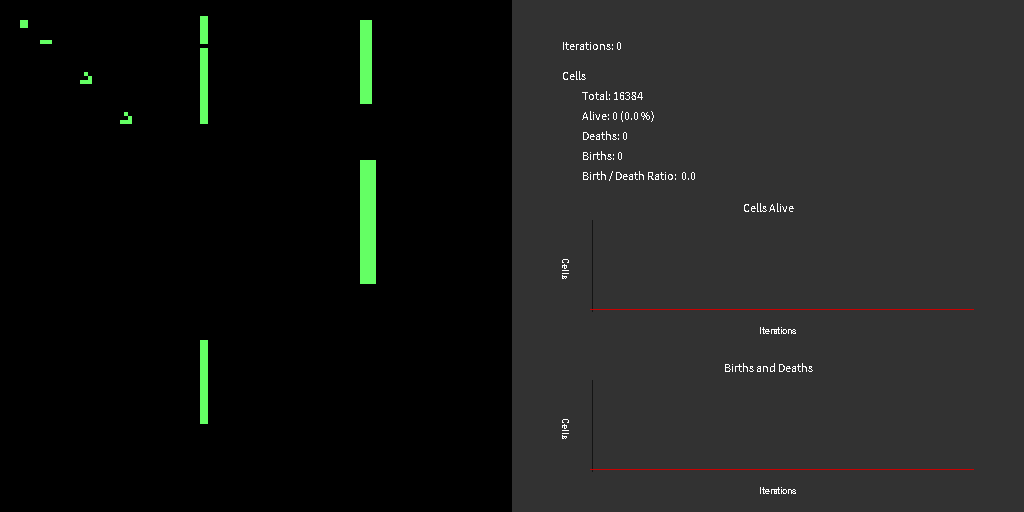
Frame 1 (no input)
Frame 60 (the mouse pressed at the canvas centre just before this capture): identical to frame 1, image omitted
Frame 120 (the mouse held since frame 60 and released just before this capture): identical to frame 1, image omitted

The Processing sketch that drew this single still picture (run headless with seeded random() and noise(); from frame 60 on, the mouse is pressed at the canvas centre):

// Processing sketch: GameOfLife
// ── GameOfLife.pde
// Easy Game Of Life Implementation
// by github.com/S1r0hub (Jan. 2021)

GOL gol = new GOL(128, 128); // should be min 128x128 currently
float wait_frames_ms = 100; // time to wait between steps in ms
int steps_per_frame = 1; // compute x steps per frame


// ------------------ DO NOT CHANGE ------------------ //
int last_time = 0;
boolean stop = false;
int cells_changed_total = 0, cells_changed_last = 0;
float next_wait_time = 1;
UIGraph g1, g2;
// --------------------------------------------------- //


void setup() {
  
  size(1024, 512);
  
  // ToDo: improve
  // resize if needed
  final int w_max = 1024 > displayWidth ? displayWidth : 1024;
  final int h_max = 512 > displayHeight ? displayHeight : 512; 
  if (w_max != width || h_max != height) {
    //frame.setResizable(true); // deprecated
    //frame.resize(width=w_max, height=h_max); // deprecated
    println("Resize enabled.");
    PSurface surf = getSurface();
    surf.setResizable(true);
    surf.setSize(w_max, h_max);
  }
  
  // create a block
  gol.setCells(5, 5, 6, 6, true);
  
  // create 3 vertical block lines
  gol.setCells(50, 4, 51, 10, true);
  gol.setCells(50, 12, 51, 30, true);
  gol.setCells(50, 85, 51, 105, true);
  
  // another block on top right
  gol.setCells(90, 5, 92, 25, true);
  gol.setCells(90, 40, 93, 70, true);
  
  // create blinker (short line of 3 active cells)
  gol.setCells(10, 10, 12, 10, true);
  
  // create glider
  gol.setCells(20, 20, 22, 20, true);
  gol.setCell(22, 19, true);
  gol.setCell(21, 18, true);
  
  // create glider
  gol.setCells(20+10, 20+10, 22+10, 20+10, true);
  gol.setCell(22+10, 19+10, true);
  gol.setCell(21+10, 18+10, true);
  
  noSmooth(); // disable smoothing of image
  update(3000); // draw initial GOL image and wait 3 seconds
}

void draw() {
  
  if (stop) { return; }
  if (millis() > last_time + int(next_wait_time)) { update(wait_frames_ms); }
}

void update(float delay_ms) {
  
  // draw background and save time of update
  last_time = millis();
  background(color(50,50,50));

  // set next wait time
  if (delay_ms < 0.01) { delay_ms = 0.01; } 
  next_wait_time = delay_ms;

  // set simulation in left corner of window
  final int max_img_w = width < height ? width : height;
  final int max_img_h = height < width ? height : width;
  image(gol.getImage(), 0, 0, max_img_w, max_img_h); // draw image

  // show simulation data on screen
  final int space = 50;
  final int fontHeight = 20;
  int text_x_start = max_img_w + space;
  int text_x = text_x_start;
  int text_y = space;
  text("Iterations: " + gol.getIterations(), text_x, text_y);
  text("Cells", text_x, (text_y += fontHeight * 1.5));
  text("Total: " + gol.getCellsTotal(), (text_x += 20), (text_y += fontHeight));
  text("Alive: " + gol.getCellsAlive() +  " (" + gol.getCellsAlivePerc() + " %)", text_x, (text_y += fontHeight));
  text("Deaths: " + gol.getCellsDied(true), text_x, (text_y += fontHeight));
  text("Births: " + gol.getCellsBorn(true), text_x, (text_y += fontHeight));
  text("Birth / Death Ratio:  " + gol.getCellsBornDeathRatio(true), text_x, (text_y += fontHeight));
  text_x = text_x_start;

  // -------------------------------------------------------
  // initialize graphs for the first time
  if (g1 == null) {
    g1 = new UIGraph(text_x, (text_y += fontHeight), width-text_x-space, 140);
    g1.setTitle("Cells Alive");
    g1.setLabelX("Iterations");
    g1.setLabelY("Cells");
    g1.addLine("Cells Alive", color(20, 200, 20), 1);
    g1.setMaxItems(400);
    g1.setFixedMin(0);
    g1.setKeepMax(true);
  }
  
  if (g2 == null) {
    g2 = new UIGraph(text_x, (text_y += 160), width-text_x-space, 140);
    g2.setTitle("Births and Deaths");
    g2.setLabelX("Iterations");
    g2.setLabelY("Cells");
    g2.addLine("Cells Born", color(20, 200, 20), 1);
    g2.addLine("Cells Died", color(190, 30, 30), 1);
    g2.setMaxItems(100);
    g2.setFixedMin(0);
    g2.setKeepMax(true);
  }
  
  // -------------------------------------------------------
  
  // draw graphs
  g1.add(gol.getCellsAlive());
  g1.draw(true);

  // compute x next steps
  int cells_changed = 0, cells_born = 0, cells_died = 0;
  steps_per_frame = max(1, steps_per_frame);
  for (int i = 0; i < steps_per_frame; i++) {
    cells_changed += gol.step();
    cells_born += gol.getCellsBorn(false);
    cells_died += gol.getCellsDied(false);
  }
  
  int iters = gol.getIterations();
  cells_changed_total += cells_changed;
  if (cells_changed < 1) {
    println("End after " + iters + " iterations.");
    stop = true;
  }

  // draw graphs that depend on last iteration data
  g2.add(cells_born, cells_died);
  g2.draw(true);

  // print iteration information
  if (iters > 0 && iters % 50 == 0) {
    println("Iterations: " + iters + ", cells changed: " + (cells_changed_total-cells_changed_last) +
            ", cells changed total: " + cells_changed_total);
    cells_changed_last = cells_changed_total;
  }
}

// ── GOL.pde
/*
 * Manages the Game Of Life Instance
 * Created by github.com/S1r0hub (Jan. 2021)
*/
class GOL {
  
  private final int w, h;
  private boolean[][] grid; // holds current cell states
  private boolean[][] neighbours; // holds neighbour counts
  private PImage img; // image to draw (we could use this as grid as well)
  private int iterations = 0;
  private int cells_alive = 0, cells_born = 0, cells_died = 0;
  private int cells_born_last = 0, cells_died_last = 0;
  
  // [0] holds the state in case that 0 neighbours are alive, ...
  int[] rules = new int[9];
  
  // Create GOL instance and set default rules.
  public GOL(int rows, int columns) {
    grid = new boolean[rows][columns];
    neighbours = new boolean[rows][columns];
    h = rows; w = columns;
    img = createImage(w, h, RGB);
    setDefaultRules();
  }
  
  // Default rules defined by Conway.
  public void setDefaultRules() {
    rules = new int[]{
      -1, -1, 0,
      1, -1, -1,
      -1, -1, -1
    };
  }
  
  // Get current grid as image.
  public PImage getImage() { return img; }
  public int getIterations() { return iterations; }
  public int getCellsTotal() { return w*h; }
  
  public int getCellsAlive() { return cells_alive; }
  public float getCellsAlivePerc() { return getPerc(cells_alive / (float) getCellsTotal(), 2, 100); }
  
  public int getCellsDead() { return getCellsTotal() - getCellsAlive(); }
  public float getCellsDeadPerc() { return getPerc(getCellsDead() / (float) getCellsTotal(), 2, 100); }
  
  public int getCellsDied(boolean total) { return total ? cells_died : cells_died_last; }
  public int getCellsBorn(boolean total) { return total ? cells_born : cells_born_last; }
  public float getCellsBornDeathRatio(boolean total) { return getPerc(getCellsBorn(total) / (float) getCellsDied(total), 4, 1); }
  
  // Get rounded percentage (e.g. for 0.155 => 15,50 %) 
  public float getPerc(float perc, int digits, float multiplier) {
    if (digits < 1) { return round(perc * 100); }
    float dfac = pow(10, digits);
    return round(perc * dfac * multiplier) / dfac;
  }
  
  // Set rules for active neighbours 0-8.
  // state_change: -1 = kill cell, 0 = stay (alive or dead), 1 = set alive
  public void setRule(int active_neighbours, int state_change) {
    if (active_neighbours < 0 || active_neighbours >= rules.length) { return; }
    rules[active_neighbours] = state_change;
  }

  // apply modulo like in python to keep value in bounds
  private int applyMod(int v, int m) {
    int out = v % m;
    if (out < 0) { return m + out; }
    return out;
  }

  // Retuns "alive" state of the cell.
  // Always in bounds of the grid.
  // This means always x mod width and y mod height.
  public boolean getCell(int x, int y) {
    if (x < 0 || x > w) { x = applyMod(x, w-1); }
    if (y < 0 || y > h) { y = applyMod(y, h-1); }
    return grid[y][x];
  }

  // Set cell state to be alive or dead.
  public void setCell(int x, int y, boolean alive) {
    grid[y][x] = alive;
    neighbours[y][x] = alive;
    img.set(x, y, getColor(alive, false)); 
  }
  
  // Set state of a block of cells.
  public void setCells(int x_from, int y_from, int x_to, int y_to, boolean alive) {
    for (int y = y_from; y <= y_to; y++) {
      for (int x = x_from; x <= x_to; x++) {
        setCell(x, y, alive);
      }
    }
  }
  
  // Returns the color for given cell state and its previous state.
  // This way, we can color born cells green and cells that died red.
  public color getColor(boolean alive_state, boolean previous_state) {
    if (alive_state == previous_state) { return alive_state ? color(255) : color(0); }
    if (alive_state == true && previous_state == false) { return color(100,255,100); } // green for cell born
    return color(80,10,10); // red for cell died
  }
  
  // Process a single step of the simulation.
  // Returns how many cells changed their state.
  public int step() {
    
    int changed = 0, c_alive = 0, deaths = 0, born = 0;
    
    // Get next state for all cells
    // ToDo: parallelization
    for (int y = 0; y < h; y++) {
      for (int x = 0; x < w; x++) {
        
        int n_active = getNeighboursActive(x,y);
        boolean alive_prev = grid[y][x];
        boolean cell_alive = applyRules(alive_prev, n_active);
        neighbours[y][x] = cell_alive;
        
        if (cell_alive) { c_alive++; }
        if (cell_alive != alive_prev) {
          changed++;
          if (alive_prev && !cell_alive) { deaths++; }
          else { born++; }
        }
        //println("[" + x + ", " + y + "] n=" + n_active + ", a=" + grid[y][x] + " => " + neighbours[y][x]);
      }
    }
    
    // update returned alive count
    cells_alive = c_alive;
    cells_born += (cells_born_last = born);
    cells_died += (cells_died_last = deaths);
    
    // Apply the computed state (make it the current one).
    // Updates the image and sets the colors.
    img.loadPixels();
    for (int y = 0; y < h; y++) {
      for (int x = 0; x < w; x++) {
        img.pixels[y * w + x] = getColor(neighbours[y][x], grid[y][x]);
        grid[y][x] = neighbours[y][x];
      }
    }
    img.updatePixels();

    iterations++;
    return changed;
  }

  // Counts active neighbours of the given cell.
  public int getNeighboursActive(int cell_x, int cell_y) {
    
    // count active neighbour cells
    int active = 0;
    for (int y = -1; y <= 1; y++) {
      int idx_y = applyMod(cell_y+y, h);
      for (int x = -1; x <= 1; x++) {
        if (x == 0 && y == 0) { continue; } // skip this cell
        int idx_x = applyMod(cell_x+x, w);
        if (grid[idx_y][idx_x]) { active++; }
      }
    }
    return active;
  }

  // Returns the state of the cell considering its current state,
  // and the active neighbours count applied to the rules.
  public boolean applyRules(boolean cell_alive, int active_neighbours) { 
    switch (rules[active_neighbours]) {
      case -1: return false;
      case 1: return true;
    }
    return cell_alive;
  }
}

// ── UIGraph.pde
/*
 * To create simple graphs.
 * Pivot is in the top left corner of the graph.
 * Created by github.com/S1r0hub (Jan. 2021)
 *
 * ToDo:
 * [X] Multiple lines in one graph
 * [X] Option to keep or set min/max of y-Axis
 * [ ] Legend (as optional feature)
 * [ ] Some more methods to change specific settings
 * [ ] Make lines editable (methods)
 * [ ] Improve label size and select a font
*/
class UIGraph {

  private PGraphics pg; // base graph layout (only build once)
  private PGraphics pgd; // data drawn to graph
  private boolean update_layout = true, first_draw = true;
  
  private UIGraphSettings settings = new UIGraphSettings();
  private final int[] dim; // pos and size

  // The amount of line entries is always synchronized.
  // This means one can only add/remove an entry to/from all lines.
  private ArrayList<UIGraphLine> lines = new ArrayList<UIGraphLine>();
  
  // ToDo: make usable as settings
  private int show_data_from = -1; // -1 means from [0]
  private int show_data_to = -1; // -1 means to [max]


  // ----------------------------------------------------------------------
  // Constructor
  UIGraph(int x, int y, int w, int h) { this(x, y, w, h, ""); }
  UIGraph(int x, int y, int w, int h, String title) {
    this.dim = new int[]{x, y, w, h};
    settings.title = title;
    pg = createGraphics(w,h);
    pgd = createGraphics(w,h);
  }


  // ----------------------------------------------------------------------
  // Getter
  public int getX() { return this.dim[0]; }
  public int getY() { return this.dim[1]; }
  public int getWidth() { return this.dim[2]; }
  public int getHeight() { return this.dim[3]; }

  public String getTitle() { return this.settings.title; }
  public String getLabelX() { return this.settings.label_x; }
  public String getLabelY() { return this.settings.label_y; }

  public float getStepSize() { return this.settings.step_size; }
  public float getFixedMin() { return this.settings.fixed_min; }
  public float getFixedMax() { return this.settings.fixed_max; }
  
  /** Tells if the min/max on the y-axis is fixed. */
  public boolean isMinFixed() { return this.settings.fix_min; }
  public boolean isMaxFixed() { return this.settings.fix_max; }
  
  /** Tells if the "global" min/max should be used as fixed min/max. */
  public boolean keepMin() { return this.settings.keep_min; }
  public boolean keepMax() { return this.settings.keep_max; }
  
  /** Max items to show on the x-axis. */
  public int getMaxItems() { return this.settings.show_max_items; }
  
  /** Get amount of lines currently added to the graph. */
  public int getLineCount() { return this.lines.size(); }


  // ----------------------------------------------------------------------
  // Setter
  public void setTitle(String title) { this.settings.title = title; }
  public void setLabelX(String label) { this.settings.label_x = label; }
  public void setLabelY(String label) { this.settings.label_y = label; }
  
  /** Set step size on x-axis. */
  public void setStepSize(float step_size) { this.settings.step_size = step_size; }
  
  /** Set max. amount of data points to show. */
  public void setMaxItems(int items) { this.settings.show_max_items = max(2, items); }
  
  /** Fix min/max value on y-axis. */
  public void setFixedMin(float v) { this.settings.fix_min = true; this.settings.fixed_min = v; }
  public void setFixedMax(float v) { this.settings.fix_max = true; this.settings.fixed_max = v; }
  
  /** Updates the fixed min/max to use the last min/max value added. */
  public void setKeepMin(boolean keep) { this.settings.keep_min = keep; }
  public void setKeepMax(boolean keep) { this.settings.keep_max = keep; }


  // ----------------------------------------------------------------------
  // Methods
  
  /** Add a data line to the graph. */
  public void addLine(String caption, color col, int width_) {
    lines.add(new UIGraphLine(caption, col, width_));
  }
  
  /** Adds a value for each line (if multiple lines are given, [0] = for first, [1] = for second and so on). */
  public void add(float ...y) {
    
    if (y.length != lines.size()) {
      println("Failed to add value! Not as many entries as lines given!");
      return;
    }
    
    for (int i = 0; i < lines.size(); i++) {
      UIGraphLine line = lines.get(i);
      line.append(y[i]);
    }
  }
  
  /** Removes this index from all lines. */
  public void remove(int index) {
    for (UIGraphLine line : lines) { line.remove(index); }
  }
  
  /** Remove all data points in this index range. */
  public void removeAll(int from, int to) {
    from = max(0, from);
    to = min(lines.get(0).size(), max(from, to));
    for (int i = from; i < to; i++) { this.remove(i); }
  }

  // Get min and max for x and y in data range
  // [0] min_x, [1] max_x, [2] min_y, [3] max_y
  private float[] getMinMax(int idx_from, int idx_to) {
    
    float[] minmax = new float[]{idx_from, idx_to-1, -1, -1};
    boolean first = true;
    for (UIGraphLine line : lines) {
      for (int i = idx_from; i < idx_to; i++) {
        float y = line.get(i);
        if (first || y < minmax[2]) { minmax[2] = y; }
        if (first || y > minmax[3]) { minmax[3] = y; }
        if (first) { first = false; }
      }
    }
    return minmax;
  }

  // Require to update the graph layout on next draw call.
  // You must use this after changing settings like the title.
  public void updateLayout() { update_layout = true; }

  /** Creates the graph and makes it ready to show. */
  public void draw(boolean show) {

    String title = this.settings.title;
    String label_x = this.settings.label_x;
    String label_y = this.settings.label_y; 
    
    int textHeight = 5;
    int title_size = 12;
    int offset_x = label_y.length() > 0 ? 30 : 15;
    int offset_y = label_x.length() > 0 ? 30 : 15;
    int title_spacing = title.length() > 0 ? 20 : 0; // on y-axis
    int center_x = getWidth() / 2;

    // create graph layout
    if (update_layout) {
      update_layout = false;

      // ---------------------------------------------------------------------
      // draw title and labels
      pg.beginDraw();
      pg.clear();
      
      pg.textSize(title_size);
      if (title.length() > 0) { pg.text(title, center_x - textWidth(title) / 2, title_size); }
      
      pg.textSize(10);
      if (label_x.length() > 0) { pg.text(label_x, offset_x/2 + center_x - textWidth(label_x) / 2, getHeight() - 1 - textHeight); }
      if (label_y.length() > 0) {
        pg.pushMatrix();
        pg.translate(0, title_spacing + (getHeight() - title_spacing - offset_y) / 2 - textWidth(label_y) / 2 + 5);
        pg.rotate(HALF_PI);
        pg.text(label_y, 0, 0);
        pg.popMatrix();
      }
  
      // ---------------------------------------------------------------------
      // draw x and y axes
      pg.strokeWeight(this.settings.axes_width);
      pg.stroke(this.settings.axes_line_color);
      pg.line(offset_x, getHeight()-1-offset_y+2, offset_x, title_spacing); // vertical (y)
      pg.stroke(color(200,0,0));
      pg.line(offset_x-2, getHeight()-1-offset_y, getWidth()-1, getHeight()-1-offset_y); // horizontal (x)
      
      // end drawing process and show if desired
      pg.endDraw();
    }

    // ---------------------------------------------------------------------
    // draw the data graph
    if (lines.size() > 0 && lines.get(0).size() > 0) {
      pgd.beginDraw();
      pgd.clear();
  
      // get the index range of the data to use for drawing lines
      int dta_entries = lines.get(0).size();
      int dta_from = min(this.show_data_from, dta_entries);
      int dta_to = this.show_data_to;
      if (dta_from < 0) { dta_from = 0; }
      if (dta_to < 0 || dta_to > dta_entries) { dta_to = dta_entries; }
      if (dta_to < dta_from) { dta_to = dta_from; }
      int dta_range = dta_to - dta_from;
      
      // show only these many entries/items
      if (this.getMaxItems() > 1 && dta_range > this.getMaxItems()) {
        dta_from = dta_to - this.getMaxItems();
      }
      
      // get min/max of x and y in index range
      float[] dta_mm = this.getMinMax(dta_from, dta_to);
      float x_min = dta_mm[0], x_max = dta_mm[1];
      float y_min = dta_mm[2], y_max = dta_mm[3];
      
      // update fixed min/max if total min/max should be kept
      if (this.keepMin() && (y_min < this.getFixedMin() || first_draw)) { this.setFixedMin(y_min); }
      if (this.keepMax() && (y_max > this.getFixedMax() || first_draw)) { this.setFixedMax(y_max); }
      
      // update y min/max to use fixed min/max
      if (this.isMinFixed()) { y_min = this.getFixedMin(); }
      if (this.isMaxFixed()) { y_max = this.getFixedMax(); }
      float x_range = x_max-x_min, y_range = y_max-y_min;
  
      // compute pixel area ranges
      int px_x_from = offset_x + this.settings.axes_width;
      int px_x_to = getWidth()-1;
      int px_x_range = px_x_to - px_x_from;
      int px_y_from = title_spacing;
      int px_y_to = getHeight()-1 - offset_y - this.settings.axes_width;
      int px_y_range = px_y_to - px_y_from;
      
      // draw the lines
      for (int l = 0; l < lines.size(); l++) {
        
        UIGraphLine line = lines.get(l);
        pgd.stroke(line.getColor());
        pgd.strokeWeight(line.getWidth());
        
        int last_x = 0, last_y = 0;
        for (int i = dta_from; i < dta_to; i++) {
          int x = px_x_from + floor((i - x_min) / x_range * px_x_range);
          int y = px_y_to - floor((line.get(i) - y_min) / y_range * px_y_range);
          if (i > dta_from) { pgd.line(last_x, last_y, x, y); }
          last_x = x; last_y = y;
        }
      }
      
      pgd.endDraw();
    }

    if (first_draw) { first_draw = false; }
    if (show) { show(); }
  }
  
  /** Draws the graph to screen. */
  public void show() {
    image(pg, getX(), getY(), getWidth(), getHeight()); // base
    image(pgd, getX(), getY(), getWidth(), getHeight()); // data
  }
}

// ── UIGraphLine.pde
/*
 * A line in the graph.
 * Created by github.com/S1r0hub (Jan. 2021)
 * Extends https://processing.org/reference/FloatList.html
*/
class UIGraphLine extends FloatList {
  
  private String caption;
  private color col = color(255);
  private int line_width = 1;
  
  // Constructor
  UIGraphLine(String caption, color col, int width_) {
    
    super(); // initialize list
    this.caption = caption;
    this.col = col;
    this.line_width = width_;
  }
  
  // Getter
  public String getCaption() { return this.caption; }
  public color getColor() { return this.col; }
  public int getWidth() { return this.line_width; }
  
  // Setter
  public void setCaption(String caption) { this.caption = caption; }
  public void setColor(color col) { this.col = col; }
  public void setWidth(int w) {
    if (w < 1) { w = 1; }
    this.line_width = w;
  }
}

// ── UIGraphSettings.pde
/*
 * Holds all the generic graph settings.
 * Created by github.com/S1r0hub (Jan. 2021)
*/
class UIGraphSettings {

  public String title = "";
  
  // max of entries on x-axis (at least 2)
  public int show_max_items = 300;
  
  // fixed min/max on y-axis (otherwise adjusts accordingly)
  public float fixed_min = 0, fixed_max = 1000;
  public boolean fix_min = false, fix_max = false;
  public boolean keep_min = false, keep_max = false;
  
  // Axes
  public String label_x = "";
  public String label_y = "";
  public color axes_line_color = color(20, 20, 20);
  public int axes_width = 1;
  
  // Graph Lines
  public float step_size = 1; // step size on x-axis
  public int line_width = 1;
}
